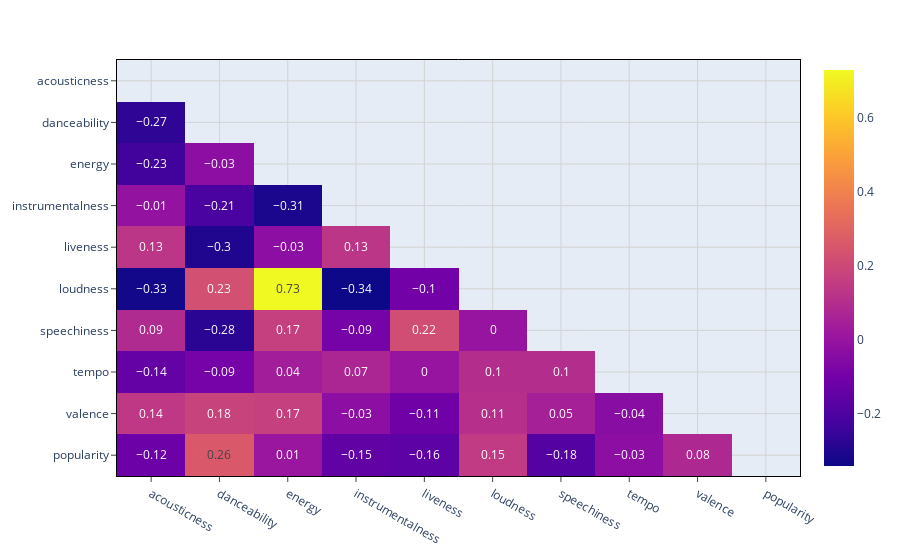

The cell this chart's notebook holds for it:
### Code cell
# Audio Features Correlatation Matrix
audio_features = df[['acousticness', 'danceability', 'energy', 'instrumentalness', 'liveness', 'loudness', 'speechiness', 'tempo', 'valence', 'popularity']]
audio_correlation = audio_features.corr().round(2)

mask = np.zeros_like(audio_correlation, dtype=bool)
mask[np.triu_indices_from(mask)] = True
df_corr_viz = audio_correlation.mask(mask)

fig = px.imshow(df_corr_viz, text_auto=True, aspect=True)

fig.update_xaxes(
    mirror=True,
    ticks='outside',
    showline=True,
    linecolor='black',
    gridcolor='lightgrey'
)

fig.update_yaxes(
    mirror=True,
    ticks='outside',
    showline=True,
    linecolor='black',
    gridcolor='lightgrey'
)

fig.show()

### Figure 1 — Plotly figure (JSON) as saved in the notebook; plotly's stock layout.template omitted (floating-point values rounded to 4 significant figures)
{"data": [{"coloraxis": "coloraxis", "hovertemplate": "x: %{x}<br>y: %{y}<br>color: %{z}<extra></extra>", "name": "0", "texttemplate": "%{z}", "type": "heatmap", "x": ["acousticness", "danceability", "energy", "instrumentalness", "liveness", "loudness", "speechiness", "tempo", "valence", "popularity"], "xaxis": "x", "y": ["acousticness", "danceability", "energy", "instrumentalness", "liveness", "loudness", "speechiness", "tempo", "valence", "popularity"], "yaxis": "y", "z": [[null, null, null, null, null, null, null, null, null, null], [-0.27, null, null, null, null, null, null, null, null, null], [-0.23, -0.03, null, null, null, null, null, null, null, null], [-0.01, -0.21, -0.31, null, null, null, null, null, null, null], [0.13, -0.3, -0.03, 0.13, null, null, null, null, null, null], [-0.33, 0.23, 0.73, -0.34, -0.1, null, null, null, null, null], [0.09, -0.28, 0.17, -0.09, 0.22, 0, null, null, null, null], [-0.14, -0.09, 0.04, 0.07, 0, 0.1, 0.1, null, null, null], [0.14, 0.18, 0.17, -0.03, -0.11, 0.11, 0.05, -0.04, null, null], [-0.12, 0.26, 0.01, -0.15, -0.16, 0.15, -0.18, -0.03, 0.08, null]]}], "layout": {"coloraxis": {"colorscale": [[0, "#0d0887"], [0.1111, "#46039f"], [0.2222, "#7201a8"], [0.3333, "#9c179e"], [0.4444, "#bd3786"], [0.5556, "#d8576b"], [0.6667, "#ed7953"], [0.7778, "#fb9f3a"], [0.8889, "#fdca26"], [1, "#f0f921"]]}, "margin": {"t": 60}, "xaxis": {"anchor": "y", "domain": [0, 1], "gridcolor": "lightgrey", "linecolor": "black", "mirror": true, "showline": true, "ticks": "outside"}, "yaxis": {"anchor": "x", "autorange": "reversed", "domain": [0, 1], "gridcolor": "lightgrey", "linecolor": "black", "mirror": true, "showline": true, "ticks": "outside"}}}
